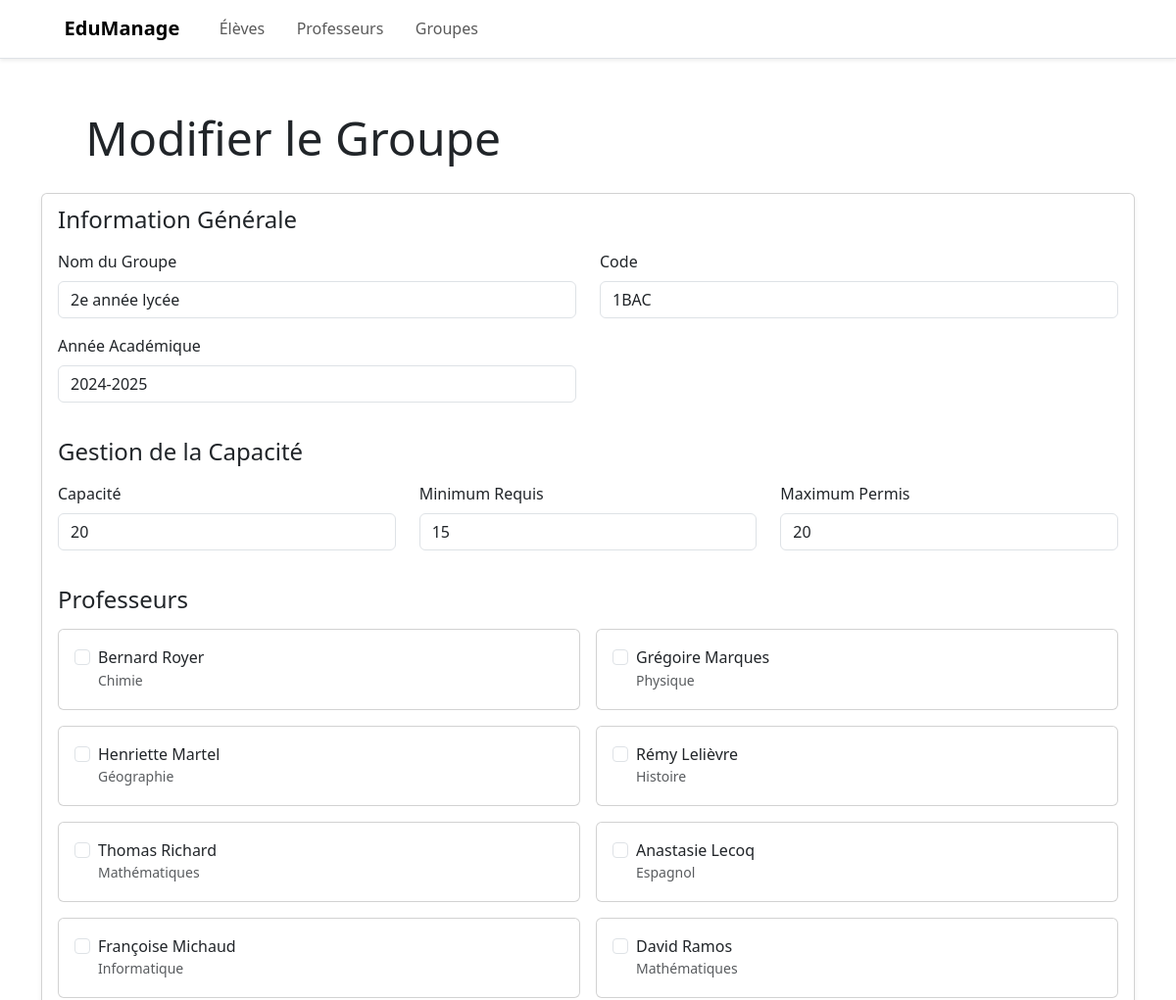
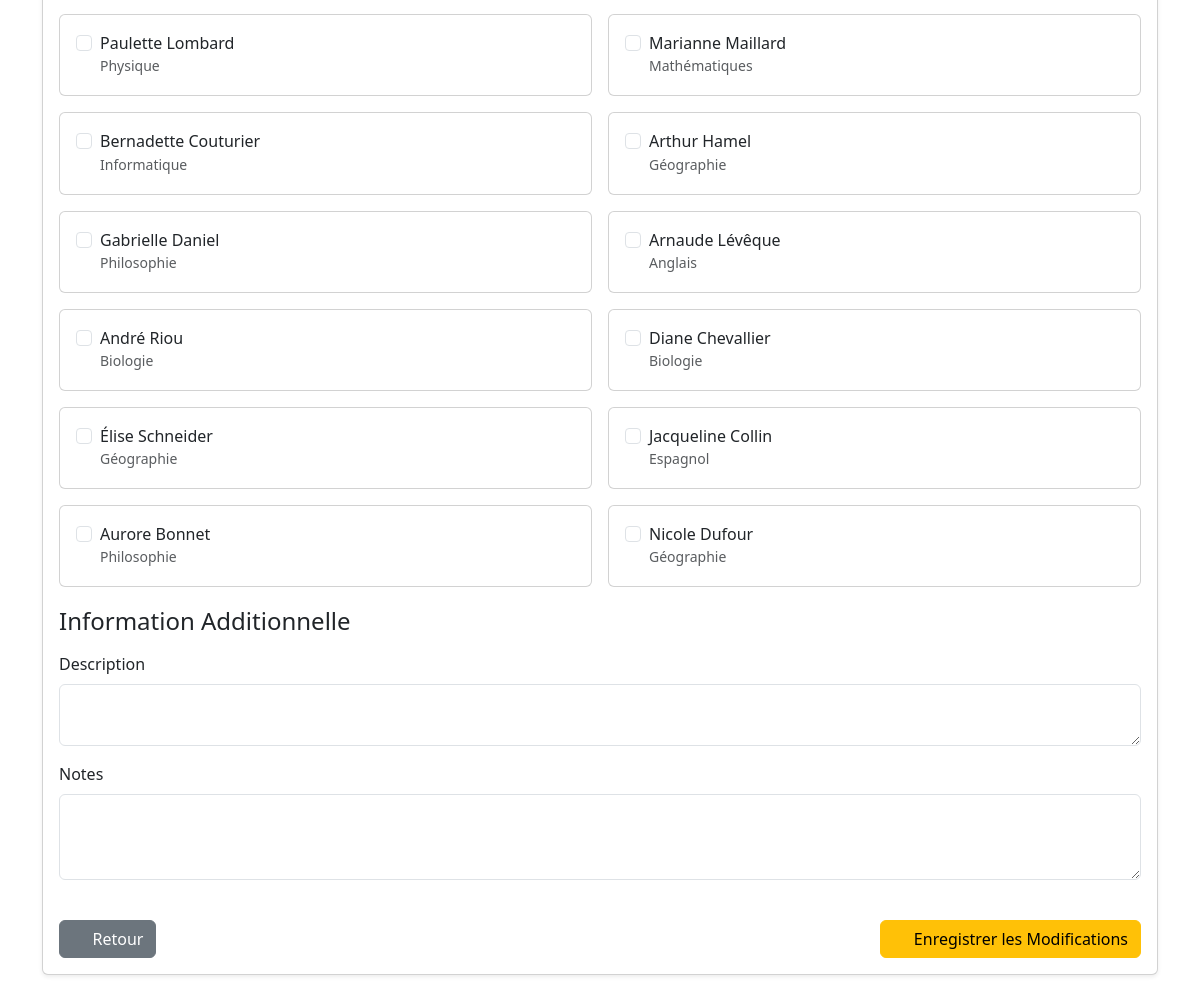
Page /edit_group/1 (signed in) on the committed database (2 pictures, top to bottom).
### app/models.py (models this page shows, shortened)
class Group(db.Model):
    id = db.Column(db.Integer, primary_key=True)
    name = db.Column(db.String(80), nullable=False)
    code = db.Column(db.String(20), unique=True, nullable=True)
    academic_year = db.Column(db.String(9), nullable=False)
    capacity = db.Column(db.Integer, nullable=False, default=30)
    min_students = db.Column(db.Integer, nullable=True)
    max_students = db.Column(db.Integer, nullable=True)
    description = db.Column(db.String(200), nullable=True)
    notes = db.Column(db.Text, nullable=True)
    created_at = db.Column(db.DateTime, nullable=False, default=datetime.utcnow)
    updated_at = db.Column(db.DateTime, nullable=True, onupdate=datetime.utcnow)
    students = db.relationship("Student", backref="group", lazy=True, cascade="all, delete-orphan")

class Teacher(db.Model):
    id = db.Column(db.Integer, primary_key=True)
    first_name = db.Column(db.String(40), nullable=False)
    last_name = db.Column(db.String(40), nullable=False)
    email = db.Column(db.String(120), unique=True, nullable=False)
    phone = db.Column(db.String(20), nullable=True)
    subject = db.Column(db.String(80), nullable=False)
    secondary_subjects = db.Column(db.String(200), nullable=True)
    is_active = db.Column(db.Boolean, nullable=False, default=True)
    notes = db.Column(db.Text, nullable=True)
    groups = db.relationship(
        "Group",
        secondary=group_teacher,
        lazy="subquery",
        backref=db.backref("teachers", lazy=True),
        cascade="all, delete"
    )

### app/api/group_routes.py (the view, shortened to what this page needs)
    @app.route("/edit_group/<int:id>", methods=["GET", "POST"])
    @login_required
    def edit_group(id):
        group = Group.query.get_or_404(id)
        teachers = Teacher.query.all()
        return render_template("edit_group.html", group=group, teachers=teachers)

### app/auth/auth.py (called while the page is built)
def login_required(f):
    @wraps(f)
    def decorated_function(*args, **kwargs):
        if 'logged_in' not in session:
            return redirect(url_for('login'))
        return f(*args, **kwargs)
    return decorated_function

### templates/edit_group.html (shortened to what this page needs)
{% extends "base.html" %}
{% block content %}
<div class="row align-items-center mb-4">
    <div class="col">
        <h1 class="display-5 mb-0">
            <i class="bi bi-people me-2"></i>Modifier le Groupe
        </h1>
    </div>
</div>
<div class="row">
    <div class="col-12">
        <div class="card shadow-sm">
            <div class="card-body">
                <form method="POST">
                    <div class="row mb-4">
                        <h4 class="card-subtitle mb-3">Information Générale</h4>
                        <div class="col-md-6 mb-3">
                            <label for="name" class="form-label">Nom du Groupe</label>
                            <input type="text" class="form-control" id="name" name="name" value="{{ group.name }}"
                                required>
                        </div>
                        <div class="col-md-6 mb-3">
                            <label for="code" class="form-label">Code</label>
                            <input type="text" class="form-control" id="code" name="code" value="{{ group.code }}">
                        </div>
                        <div class="col-md-6 mb-3">
                            <label for="academic_year" class="form-label">Année Académique</label>
                            <input type="text" class="form-control" id="academic_year" name="academic_year"
                                value="{{ group.academic_year }}">
                        </div>
                    </div>
                    <div class="row mb-4">
                        <h4 class="card-subtitle mb-3">Gestion de la Capacité</h4>
                        <div class="col-md-4 mb-3">
                            <label for="capacity" class="form-label">Capacité</label>
                            <input type="number" class="form-control" id="capacity" name="capacity"
                                value="{{ group.capacity }}" min="1">
                        </div>
                        <div class="col-md-4 mb-3">
                            <label for="min_students" class="form-label">Minimum Requis</label>
                            <input type="number" class="form-control" id="min_students" name="min_students"
                                value="{{ group.min_students }}" min="1">
                        </div>
                        <div class="col-md-4 mb-3">
                            <label for="max_students" class="form-label">Maximum Permis</label>
                            <input type="number" class="form-control" id="max_students" name="max_students"
                                value="{{ group.max_students }}" min="1">
                        </div>
                    </div>
                    <div class="row mb-4">
                        <h4 class="card-subtitle mb-3">Professeurs</h4>
                        <div class="col-12">
                            {% if teachers %}
                            <div class="row g-3">
                                {% for teacher in teachers %}
                                <div class="col-md-6">
                                    <div class="form-check card h-100">
                                        <div class="card-body">
                                            <input class="form-check-input" type="checkbox" name="teacher_ids"
                                                value="{{ teacher.id }}" id="teacher_{{ teacher.id }}" >
                                            <label class="form-check-label w-100" for="teacher_{{ teacher.id }}">
                                                <div class="d-flex align-items-center">
                                                    <div>
                                                        <h6 class="mb-0">{{ teacher.first_name }} {{ teacher.last_name
                                                            }}
                                                        </h6>
                                                        <small class="text-muted">{{ teacher.subject }}</small>
                                                    </div>
                                                </div>
                                            </label>
                                        </div>
                                    </div>
                                </div>
                                {% endfor %}
                            </div>
                            {% else %}
                            <div class="alert alert-warning">
                                Aucun professeur disponible. Veuillez d'abord ajouter des professeurs.
                            </div>
                            {% endif %}
                        </div>
                    </div>
                    <div class="row mb-4">
                        <h4 class="card-subtitle mb-3">Information Additionnelle</h4>
                        <div class="col-12 mb-3">
                            <label for="description" class="form-label">Description</label>
                            <textarea class="form-control" id="description" name="description"
                                rows="2">{{ group.description }}</textarea>
                        </div>
                        <div class="col-12 mb-3">
                            <label for="notes" class="form-label">Notes</label>
                            <textarea class="form-control" id="notes" name="notes" rows="3">{{ group.notes }}</textarea>
                        </div>
                    </div>
                    <div class="d-flex justify-content-between">
                        <a href="{{ url_for('groups') }}" class="btn btn-secondary">
                            <i class="bi bi-arrow-left me-2"></i>Retour
                        </a>
                        <button type="submit" class="btn btn-warning">
                            <i class="bi bi-save me-2"></i>Enregistrer les Modifications
                        </button>
                    </div>
                </form>
            </div>
        </div>
    </div>
</div>
{% endblock %}

### templates/base.html (style rules this page uses)
body { padding-top: 4rem; transition: background-color 0.3s ease; }

### rows in the picture
Group: name "2e année lycée", code "1BAC", academic_year "2024-2025", capacity "20", min_students "15", max_students "20"
Teacher: first_name "Bernard", last_name "Royer", subject "Chimie"
Teacher: first_name "Grégoire", last_name "Marques", subject "Physique"
Teacher: first_name "Henriette", last_name "Martel", subject "Géographie"
Teacher: first_name "Rémy", last_name "Lelièvre", subject "Histoire"
Teacher: first_name "Thomas", last_name "Richard", subject "Mathématiques"
Teacher: first_name "Anastasie", last_name "Lecoq", subject "Espagnol"
Teacher: first_name "Françoise", last_name "Michaud", subject "Informatique"
Teacher: first_name "David", last_name "Ramos", subject "Mathématiques"
Teacher: first_name "Paulette", last_name "Lombard", subject "Physique"
Teacher: first_name "Marianne", last_name "Maillard", subject "Mathématiques"
Teacher: first_name "Bernadette", last_name "Couturier", subject "Informatique"
Teacher: first_name "Arthur", last_name "Hamel", subject "Géographie"
Teacher: first_name "Gabrielle", last_name "Daniel", subject "Philosophie"
Teacher: first_name "Arnaude", last_name "Lévêque", subject "Anglais"
Teacher: first_name "André", last_name "Riou", subject "Biologie"
Teacher: first_name "Diane", last_name "Chevallier", subject "Biologie"
Teacher: first_name "Élise", last_name "Schneider", subject "Géographie"
Teacher: first_name "Jacqueline", last_name "Collin", subject "Espagnol"
Teacher: first_name "Aurore", last_name "Bonnet", subject "Philosophie"
Teacher: first_name "Nicole", last_name "Dufour", subject "Géographie"
